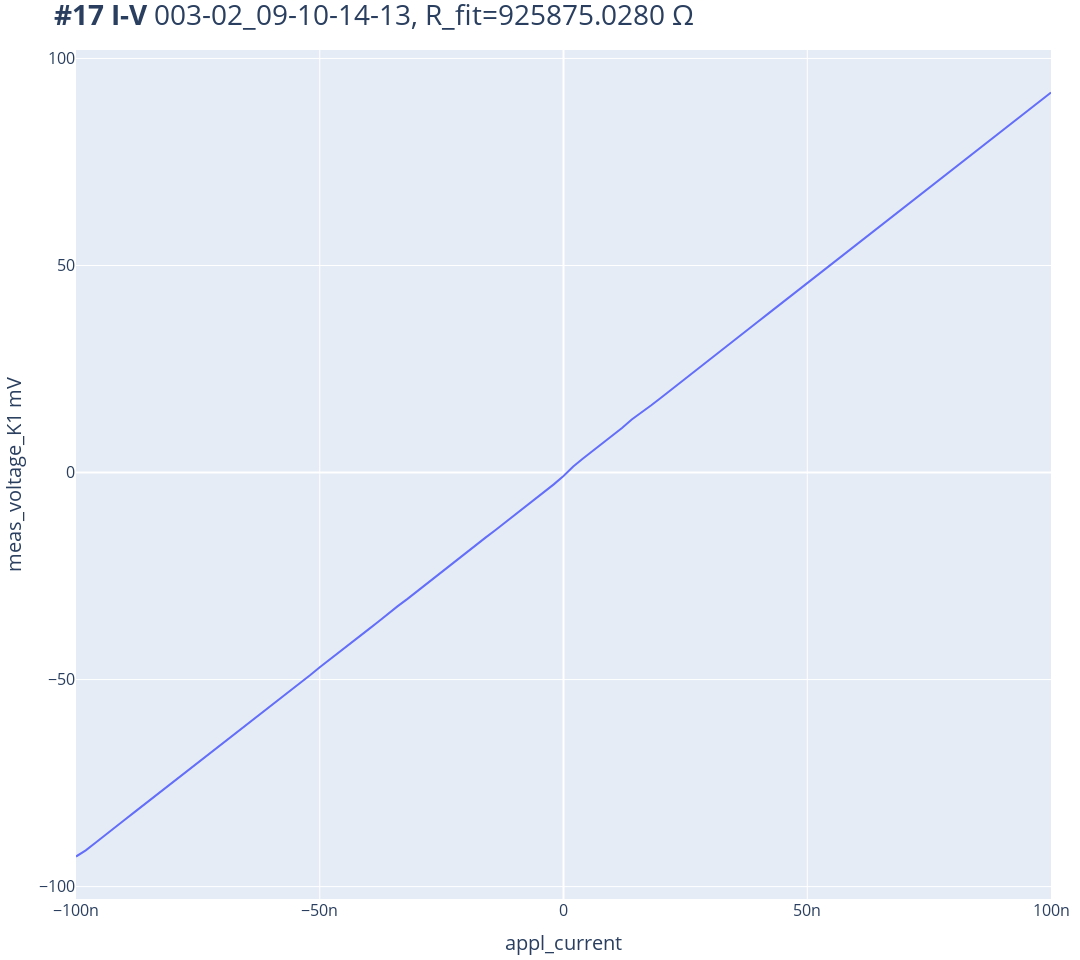
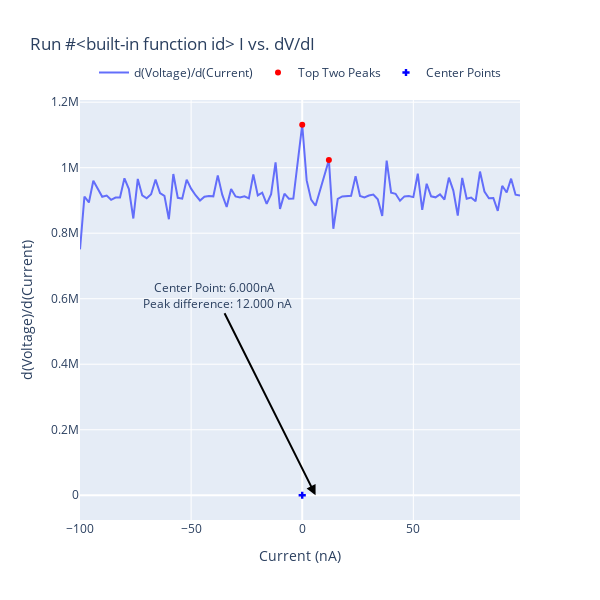

These figures' notebook cell, in order:
### Code cell
I_range=0.1e-6
K2440.output(1)
appl_current(-I_range) #Limit:1e-5 Amp(1MOhms risistor),1e-6 Amp(10MOhms risistor)
sleep(2)
# station.snapshot(update=True);
exp = qc.new_experiment('I-V', sample_name='003-02_09-10-14-13')
dataid = do1d(appl_current, -I_range ,I_range, 101, 0.03, meas_voltage_K1)
appl_current(0)
K2440.output(0)
print(f"R = {get_R_from_IV(dataid)}")
IV(dataid)
IV_diff(dataid)
